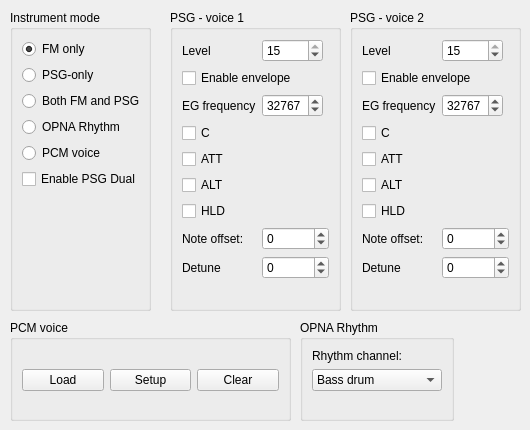
               <widget class="QWidget" name="tab_2">
                <attribute name="title">
                 <string>PCM / PSG / OPNA Rhythm</string>
                </attribute>
                <widget class="QGroupBox" name="groupInsType">
                 <property name="geometry">
                  <rect>
                   <x>10</x>
                   <y>10</y>
                   <width>141</width>
                   <height>301</height>
                  </rect>
                 </property>
                 <property name="title">
                  <string>Instrument mode</string>
                 </property>
                 <layout class="QVBoxLayout" name="verticalLayout_13">
                  <item>
                   <widget class="QRadioButton" name="radioButton">
                    <property name="text">
                     <string>FM only</string>
                    </property>
                    <property name="checked">
                     <bool>true</bool>
                    </property>
                   </widget>
                  </item>
                  <item>
                   <widget class="QRadioButton" name="radioButton_2">
                    <property name="text">
                     <string>PSG-only</string>
                    </property>
                   </widget>
                  </item>
                  <item>
                   <widget class="QRadioButton" name="radioButton_3">
                    <property name="text">
                     <string>Both FM and PSG</string>
                    </property>
                   </widget>
                  </item>
                  <item>
                   <widget class="QRadioButton" name="radioButton_4">
                    <property name="text">
                     <string>OPNA Rhythm</string>
                    </property>
                   </widget>
                  </item>
                  <item>
                   <widget class="QRadioButton" name="radioButton_5">
                    <property name="text">
                     <string>PCM voice</string>
                    </property>
                   </widget>
                  </item>
                  <item>
                   <widget class="QCheckBox" name="checkBox">
                    <property name="text">
                     <string>Enable PSG Dual</string>
                    </property>
                   </widget>
                  </item>
                  <item>
                   <spacer name="verticalSpacer_5">
                    <property name="orientation">
                     <enum>Qt::Vertical</enum>
                    </property>
                    <property name="sizeHint" stdset="0">
                     <size>
                      <width>20</width>
                      <height>94</height>
                     </size>
                    </property>
                   </spacer>
                  </item>
                 </layout>
                </widget>
                <widget class="QGroupBox" name="groupRhythmOPNA">
                 <property name="enabled">
                  <bool>true</bool>
                 </property>
                 <property name="geometry">
                  <rect>
                   <x>300</x>
                   <y>320</y>
                   <width>154</width>
                   <height>101</height>
                  </rect>
                 </property>
                 <property name="title">
                  <string>OPNA Rhythm</string>
                 </property>
                 <layout class="QVBoxLayout" name="verticalLayout_15">
                  <item>
                   <widget class="QLabel" name="label_51">
                    <property name="text">
                     <string>Rhythm channel:</string>
                    </property>
                   </widget>
                  </item>
                  <item>
                   <widget class="QComboBox" name="comboBox">
                    <item>
                     <property name="text">
                      <string>Bass drum</string>
                     </property>
                    </item>
                    <item>
                     <property name="text">
                      <string>Snare drum</string>
                     </property>
                    </item>
                    <item>
                     <property name="text">
                      <string>Top cymbals</string>
                     </property>
                    </item>
                    <item>
                     <property name="text">
                      <string>Hi-Hat cymbals (X)</string>
                     </property>
                    </item>
                    <item>
                     <property name="text">
                      <string>Tam-tam</string>
                     </property>
                    </item>
                    <item>
                     <property name="text">
                      <string>Rim shot</string>
                     </property>
                    </item>
                   </widget>
                  </item>
                  <item>
                   <spacer name="verticalSpacer_6">
                    <property name="orientation">
                     <enum>Qt::Vertical</enum>
                    </property>
                    <property name="sizeHint" stdset="0">
                     <size>
                      <width>20</width>
                      <height>40</height>
                     </size>
                    </property>
                   </spacer>
                  </item>
                 </layout>
                </widget>
                <widget class="QGroupBox" name="groupPSG1">
                 <property name="enabled">
                  <bool>true</bool>
                 </property>
                 <property name="geometry">
                  <rect>
                   <x>170</x>
                   <y>10</y>
                   <width>171</width>
                   <height>301</height>
                  </rect>
                 </property>
                 <property name="title">
                  <string>PSG - voice 1</string>
                 </property>
                 <layout class="QGridLayout" name="gridLayout_9">
                  <item row="7" column="0" colspan="2">
                   <widget class="QCheckBox" name="checkBox_6">
                    <property name="text">
                     <string>HLD</string>
                    </property>
                   </widget>
                  </item>
                  <item row="1" column="1">
                   <widget class="QSpinBox" name="spinBox">
                    <property name="maximum">
                     <number>15</number>
                    </property>
                    <property name="value">
                     <number>15</number>
                    </property>
                   </widget>
                  </item>
                  <item row="8" column="1" colspan="2">
                   <widget class="QSpinBox" name="spinBox_3">
                    <property name="minimum">
                     <number>-127</number>
                    </property>
                    <property name="maximum">
                     <number>127</number>
                    </property>
                   </widget>
                  </item>
                  <item row="6" column="0" colspan="2">
                   <widget class="QCheckBox" name="checkBox_5">
                    <property name="text">
                     <string>ALT</string>
                    </property>
                   </widget>
                  </item>
                  <item row="9" column="1" colspan="2">
                   <widget class="QSpinBox" name="spinBox_4">
                    <property name="minimum">
                     <number>-1000</number>
                    </property>
                    <property name="maximum">
                     <number>1000</number>
                    </property>
                   </widget>
                  </item>
                  <item row="3" column="0">
                   <widget class="QLabel" name="label_53">
                    <property name="text">
                     <string>EG frequency</string>
                    </property>
                   </widget>
                  </item>
                  <item row="5" column="0" colspan="2">
                   <widget class="QCheckBox" name="checkBox_4">
                    <property name="text">
                     <string>ATT</string>
                    </property>
                   </widget>
                  </item>
                  <item row="9" column="0">
                   <widget class="QLabel" name="label_55">
                    <property name="text">
                     <string>Detune</string>
                    </property>
                   </widget>
                  </item>
                  <item row="4" column="0" colspan="2">
                   <widget class="QCheckBox" name="checkBox_3">
                    <property name="text">
                     <string>C</string>
                    </property>
                   </widget>
                  </item>
                  <item row="1" column="0">
                   <widget class="QLabel" name="label_52">
                    <property name="text">
                     <string>Level</string>
                    </property>
                   </widget>
                  </item>
                  <item row="3" column="1">
                   <widget class="QSpinBox" name="spinBox_2">
                    <property name="maximum">
                     <number>65535</number>
                    </property>
                    <property name="value">
                     <number>32767</number>
                    </property>
                   </widget>
                  </item>
                  <item row="8" column="0">
                   <widget class="QLabel" name="label_54">
                    <property name="text">
                     <string>Note offset:</string>
                    </property>
                   </widget>
                  </item>
                  <item row="2" column="0" colspan="3">
                   <widget class="QCheckBox" name="checkBox_2">
                    <property name="text">
                     <string>Enable envelope</string>
                    </property>
                   </widget>
                  </item>
                  <item row="10" column="0" colspan="2">
                   <spacer name="verticalSpacer_7">
                    <property name="orientation">
                     <enum>Qt::Vertical</enum>
                    </property>
                    <property name="sizeHint" stdset="0">
                     <size>
                      <width>20</width>
                      <height>40</height>
                     </size>
                    </property>
                   </spacer>
                  </item>
                 </layout>
                </widget>
                <widget class="QGroupBox" name="groupPSG2">
                 <property name="enabled">
                  <bool>true</bool>
                 </property>
                 <property name="geometry">
                  <rect>
                   <x>350</x>
                   <y>10</y>
                   <width>171</width>
                   <height>301</height>
                  </rect>
                 </property>
                 <property name="title">
                  <string>PSG - voice 2</string>
                 </property>
                 <layout class="QGridLayout" name="gridLayout_10">
                  <item row="7" column="0" colspan="2">
                   <widget class="QCheckBox" name="checkBox_7">
                    <property name="text">
                     <string>HLD</string>
                    </property>
                   </widget>
                  </item>
                  <item row="1" column="1">
                   <widget class="QSpinBox" name="spinBox_5">
                    <property name="maximum">
                     <number>15</number>
                    </property>
                    <property name="value">
                     <number>15</number>
                    </property>
                   </widget>
                  </item>
                  <item row="8" column="1" colspan="2">
                   <widget class="QSpinBox" name="spinBox_6">
                    <property name="minimum">
                     <number>-127</number>
                    </property>
                    <property name="maximum">
                     <number>127</number>
                    </property>
                   </widget>
                  </item>
                  <item row="6" column="0" colspan="2">
                   <widget class="QCheckBox" name="checkBox_8">
                    <property name="text">
                     <string>ALT</string>
                    </property>
                   </widget>
                  </item>
                  <item row="9" column="1" colspan="2">
                   <widget class="QSpinBox" name="spinBox_7">
                    <property name="minimum">
                     <number>-1000</number>
                    </property>
                    <property name="maximum">
                     <number>1000</number>
                    </property>
                   </widget>
                  </item>
                  <item row="3" column="0">
                   <widget class="QLabel" name="label_56">
                    <property name="text">
                     <string>EG frequency</string>
                    </property>
                   </widget>
                  </item>
                  <item row="5" column="0" colspan="2">
                   <widget class="QCheckBox" name="checkBox_9">
                    <property name="text">
                     <string>ATT</string>
                    </property>
                   </widget>
                  </item>
                  <item row="9" column="0">
                   <widget class="QLabel" name="label_57">
                    <property name="text">
                     <string>Detune</string>
                    </property>
                   </widget>
                  </item>
                  <item row="4" column="0" colspan="2">
                   <widget class="QCheckBox" name="checkBox_10">
                    <property name="text">
                     <string>C</string>
                    </property>
                   </widget>
                  </item>
                  <item row="1" column="0">
                   <widget class="QLabel" name="label_58">
                    <property name="text">
                     <string>Level</string>
                    </property>
                   </widget>
                  </item>
                  <item row="3" column="1">
                   <widget class="QSpinBox" name="spinBox_8">
                    <property name="maximum">
                     <number>65535</number>
                    </property>
                    <property name="value">
                     <number>32767</number>
                    </property>
                   </widget>
                  </item>
                  <item row="8" column="0">
                   <widget class="QLabel" name="label_59">
                    <property name="text">
                     <string>Note offset:</string>
                    </property>
                   </widget>
                  </item>
                  <item row="2" column="0" colspan="3">
                   <widget class="QCheckBox" name="checkBox_11">
                    <property name="text">
                     <string>Enable envelope</string>
                    </property>
                   </widget>
                  </item>
                  <item row="10" column="0" colspan="2">
                   <spacer name="verticalSpacer_8">
                    <property name="orientation">
                     <enum>Qt::Vertical</enum>
                    </property>
                    <property name="sizeHint" stdset="0">
                     <size>
                      <width>20</width>
                      <height>40</height>
                     </size>
                    </property>
                   </spacer>
                  </item>
                 </layout>
                </widget>
                <widget class="QGroupBox" name="groupPCMVoice">
                 <property name="enabled">
                  <bool>true</bool>
                 </property>
                 <property name="geometry">
                  <rect>
                   <x>10</x>
                   <y>320</y>
                   <width>281</width>
                   <height>101</height>
                  </rect>
                 </property>
                 <property name="title">
                  <string>PCM voice</string>
                 </property>
                 <layout class="QGridLayout" name="gridLayout_11">
                  <item row="0" column="0" colspan="3">
                   <widget class="QLabel" name="label_60">
                    <property name="text">
                     <string>&lt;Status and characteristics of preloaded voice&gt;</string>
                    </property>
                   </widget>
                  </item>
                  <item row="1" column="0">
                   <widget class="QPushButton" name="pushButton">
                    <property name="text">
                     <string>Load</string>
                    </property>
                   </widget>
                  </item>
                  <item row="1" column="2">
                   <widget class="QPushButton" name="pushButton_2">
                    <property name="text">
                     <string>Clear</string>
                    </property>
                   </widget>
                  </item>
                  <item row="1" column="1">
                   <widget class="QPushButton" name="pushButton_3">
                    <property name="text">
                     <string>Setup</string>
                    </property>
                   </widget>
                  </item>
                  <item row="2" column="1">
                   <spacer name="verticalSpacer_9">
                    <property name="orientation">
                     <enum>Qt::Vertical</enum>
                    </property>
                    <property name="sizeHint" stdset="0">
                     <size>
                      <width>20</width>
                      <height>40</height>
                     </size>
                    </property>
                   </spacer>
                  </item>
                 </layout>
                </widget>
               </widget>
